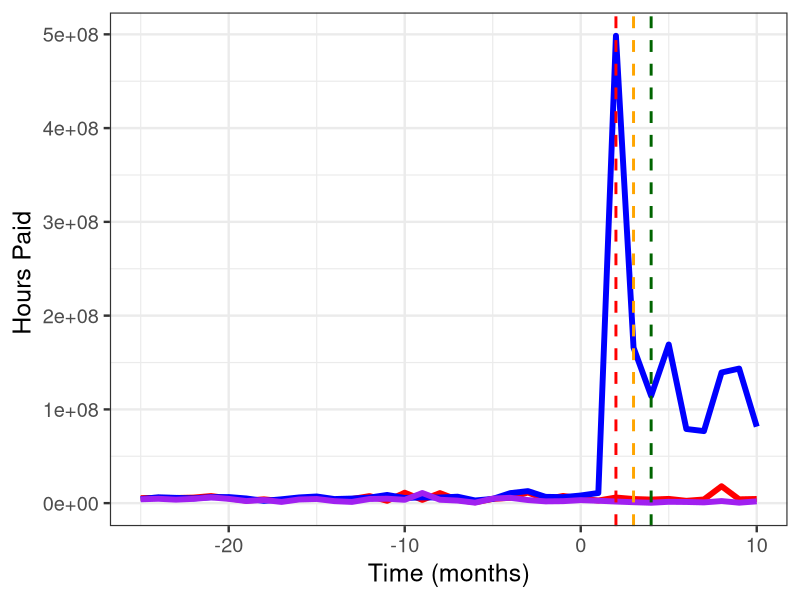
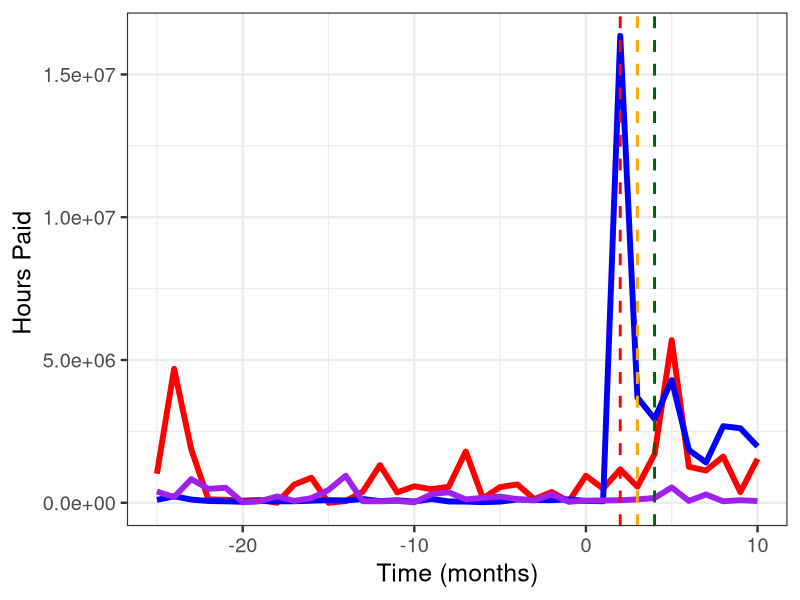
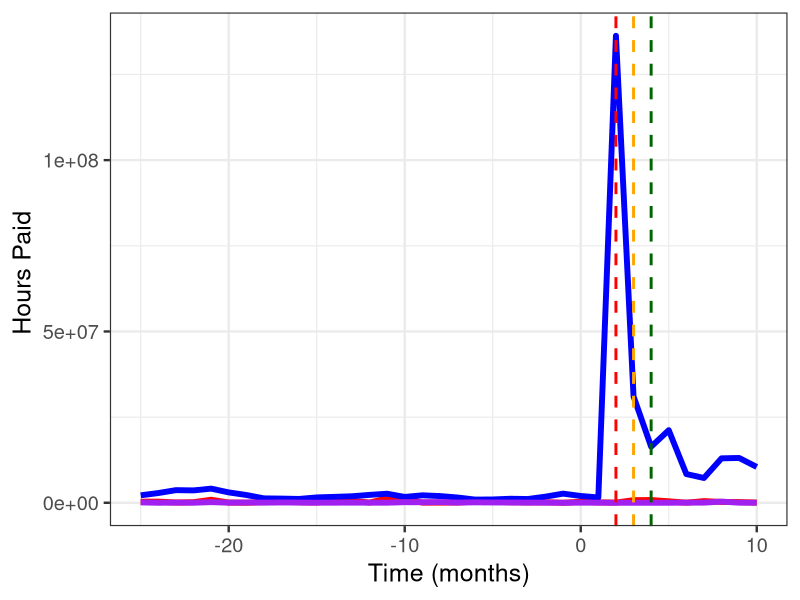
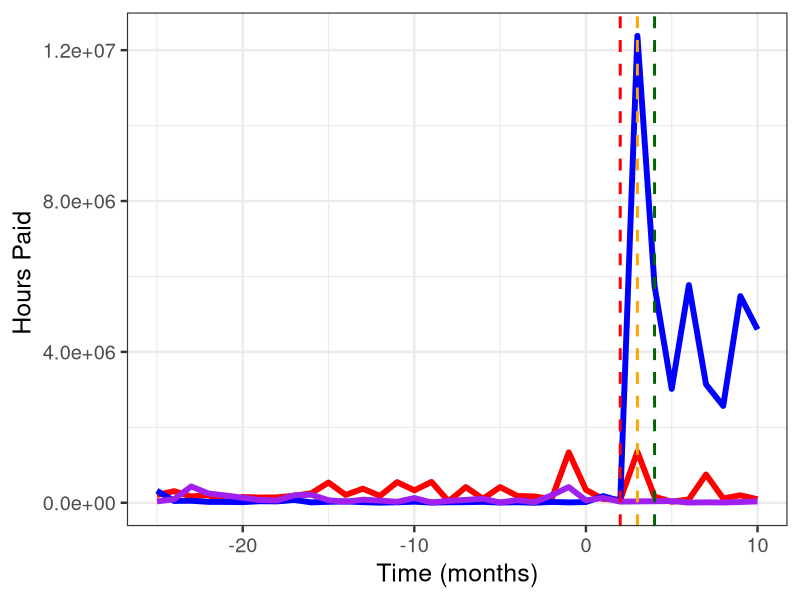
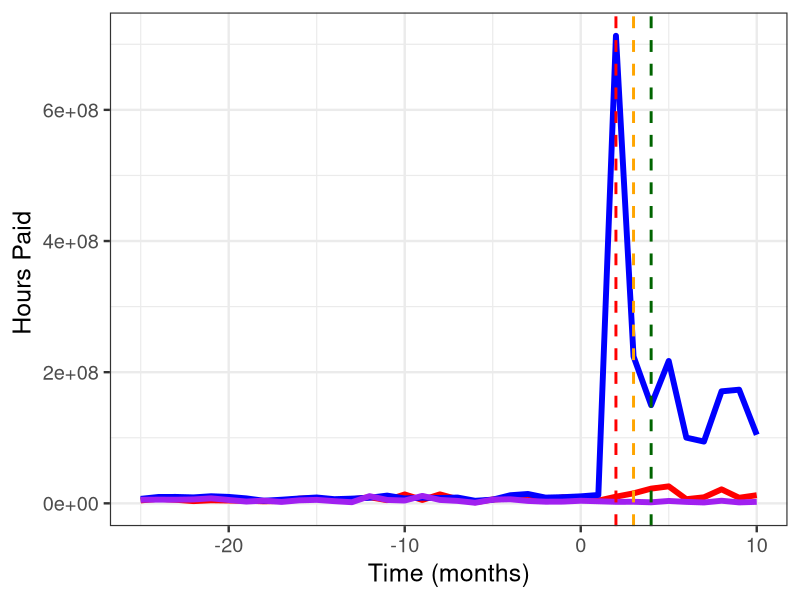
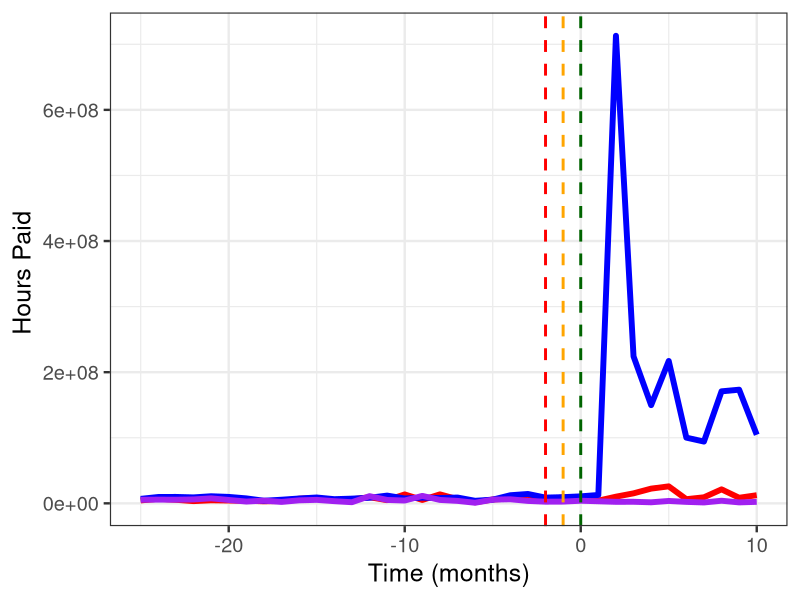
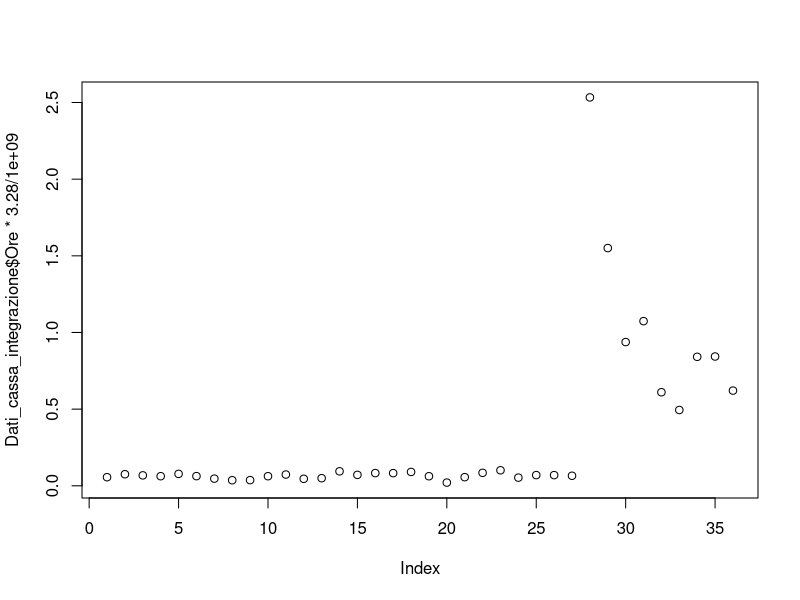

Write R code to recreate these figures, in order.
library(readxl)
library(ggplot2)

Dati_cassa_integrazione <- read_excel("Dati_cassa_integrazione.xlsx")
Dati_cassa_integrazione_Manifattura <- read_excel("Cassa_integrazione_Ordered.xlsx",sheet = "Manifattura")


ggplot(data=Dati_cassa_integrazione_Manifattura ,aes(x=Time,y=CIG_S))+geom_line(size=2,color = "red")+
geom_line(size=2,color = "blue",aes(x=Time,y=CIG_O))+
  geom_line(size=2,color = "purple",aes(x=Time,y=CIG_SL))+
  geom_vline(xintercept = 2, linetype="dashed", color = "red", size=1)+
  geom_vline(xintercept = 3, linetype="dashed", color = "orange", size=1)+ 
  geom_vline(xintercept = 4, linetype="dashed", color = "darkgreen", size=1)+
  labs(y = "Hours Paid ")+ labs(x = "Time (months)")+
theme_bw(base_size = 18) 

Dati_cassa_integrazione_Manifattura_DID <- read_excel("Cassa_integrazione_Ordered.xlsx",sheet = "Manifattura_DID")

did_Manifattura <-lm(Hours ~  C + T1 + T2+T3 + C*T1 +C*T2+C*T3, data = Dati_cassa_integrazione_Manifattura_DID)
summary(did_Manifattura)

did_Manifattura_placebo <-lm(Hours ~  C + T4 + T5+ T6 + C*T4 +C*T5+C*T6, data = Dati_cassa_integrazione_Manifattura_DID)
summary(did_Manifattura_placebo)


Dati_cassa_integrazione_Commercio <- read_excel("Cassa_integrazione_Ordered.xlsx",sheet = "Commercio")


ggplot(data=Dati_cassa_integrazione_Commercio  ,aes(x=Time,y=CIG_S))+geom_line(size=2,color = "red")+
  geom_line(size=2,color = "blue",aes(x=Time,y=CIG_O))+
  geom_line(size=2,color = "purple",aes(x=Time,y=CIG_SL))+
  geom_vline(xintercept = 2, linetype="dashed", color = "red", size=1)+
  geom_vline(xintercept = 3, linetype="dashed", color = "orange", size=1)+ 
  geom_vline(xintercept = 4, linetype="dashed", color = "darkgreen", size=1)+
  labs(y = "Hours Paid ")+ labs(x = "Time (months)")+
  theme_bw(base_size = 18) 

Dati_cassa_integrazione_Commercio_DID <- read_excel("Cassa_integrazione_Ordered.xlsx",sheet = "Commercio_DID")

did_Commercio <-lm(Hours ~  C + T1 + T2+T3 + C*T1 +C*T2+C*T3, data = Dati_cassa_integrazione_Commercio_DID )
summary(did_Commercio)

did_Commercio_placebo <-lm(Hours ~  C + T4 + T5+ T6 + C*T4 +C*T5+C*T6, data = Dati_cassa_integrazione_Commercio_DID)
summary(did_Commercio_placebo)


Dati_cassa_integrazione_Costruzioni<- read_excel("Cassa_integrazione_Ordered.xlsx", sheet = "Costruzioni")


ggplot(data=Dati_cassa_integrazione_Costruzioni   ,aes(x=Time,y=CIG_S))+geom_line(size=2,color = "red")+
  geom_line(size=2,color = "blue",aes(x=Time,y=CIG_O))+
  geom_line(size=2,color = "purple",aes(x=Time,y=CIG_SL))+
  geom_vline(xintercept = 2, linetype="dashed", color = "red", size=1)+
  geom_vline(xintercept = 3, linetype="dashed", color = "orange", size=1)+ 
  geom_vline(xintercept = 4, linetype="dashed", color = "darkgreen", size=1)+
  labs(y = "Hours Paid ")+ labs(x = "Time (months)")+
  theme_bw(base_size = 18) 

Dati_cassa_integrazione_Costruzioni_DID <- read_excel("Cassa_integrazione_Ordered.xlsx",sheet = "Costruzioni_DID")



did_Costruzioni <-lm(Hours ~  C + T1 + T2+T3 + C*T1 +C*T2+C*T3, data = Dati_cassa_integrazione_Costruzioni_DID )
summary(did_Costruzioni)

did_Costruzioni_placebo <-lm(Hours ~  C + T4 + T5+ T6 + C*T4 +C*T5+C*T6, data = Dati_cassa_integrazione_Costruzioni_DID)
summary(did_Costruzioni_placebo)

Dati_cassa_integrazione_Immobiliare<- read_excel("Cassa_integrazione_Ordered.xlsx", sheet = "Immobiliare")

ggplot(data=Dati_cassa_integrazione_Immobiliare   ,aes(x=Time,y=CIG_S))+geom_line(size=2,color = "red")+
  geom_line(size=2,color = "blue",aes(x=Time,y=CIG_O))+
  geom_line(size=2,color = "purple",aes(x=Time,y=CIG_SL))+
  geom_vline(xintercept = 2, linetype="dashed", color = "red", size=1)+
  geom_vline(xintercept = 3, linetype="dashed", color = "orange", size=1)+ 
  geom_vline(xintercept = 4, linetype="dashed", color = "darkgreen", size=1)+
  labs(y = "Hours Paid ")+ labs(x = "Time (months)")+
  theme_bw(base_size = 18) 

Dati_cassa_integrazione_Immobiliare_DID <- read_excel("Cassa_integrazione_Ordered.xlsx",sheet = "Immobiliare_DID")

did_Immobiliare <-lm(Hours ~  C + T1 + T2+T3 + C*T1 +C*T2+C*T3, data = Dati_cassa_integrazione_Immobiliare_DID )
summary(did_Immobiliare)


Dati_cassa_integrazione_Full<- read_excel("Cassa_integrazione_Ordered.xlsx", sheet = "Full")

ggplot(data=Dati_cassa_integrazione_Full  ,aes(x=Time,y=CIG_S))+geom_line(size=2,color = "red")+
  geom_line(size=2,color = "blue",aes(x=Time,y=CIG_O))+
  geom_line(size=2,color = "purple",aes(x=Time,y=CIG_SL))+
  geom_vline(xintercept = 2, linetype="dashed", color = "red", size=1)+
  geom_vline(xintercept = 3, linetype="dashed", color = "orange", size=1)+ 
  geom_vline(xintercept = 4, linetype="dashed", color = "darkgreen", size=1)+
  labs(y = "Hours Paid ")+ labs(x = "Time (months)")+
  theme_bw(base_size = 18) 


Dati_cassa_integrazione_Full_DID <- read_excel("Cassa_integrazione_Ordered.xlsx",sheet = "Full_DID")

did_Full <-lm(Hours ~  C + T1 + T2+T3 + C*T1 +C*T2+C*T3, data = Dati_cassa_integrazione_Full_DID )
summary(did_Full)

did_Full_placebo <-lm(Hours ~  C + T4 + T5+ T6 + C*T4 +C*T5+C*T6, data = Dati_cassa_integrazione_Full_DID)
summary(did_Full_placebo)

ggplot(data=Dati_cassa_integrazione_Full  ,aes(x=Time,y=CIG_S))+geom_line(size=2,color = "red")+
  geom_line(size=2,color = "blue",aes(x=Time,y=CIG_O))+
  geom_line(size=2,color = "purple",aes(x=Time,y=CIG_SL))+
  geom_vline(xintercept = -2, linetype="dashed", color = "red", size=1)+
  geom_vline(xintercept = -1, linetype="dashed", color = "orange", size=1)+ 
  geom_vline(xintercept = 0, linetype="dashed", color = "darkgreen", size=1)+
  labs(y = "Hours Paid ")+ labs(x = "Time (months)")+
  theme_bw(base_size = 18) 



reg<-lm(Ore *3.28 /1000000000 ~ Time+ T1+T2+T3,data=Dati_cassa_integrazione)
summary(reg)

plot(Dati_cassa_integrazione$Ore*3.28 /1000000000 )